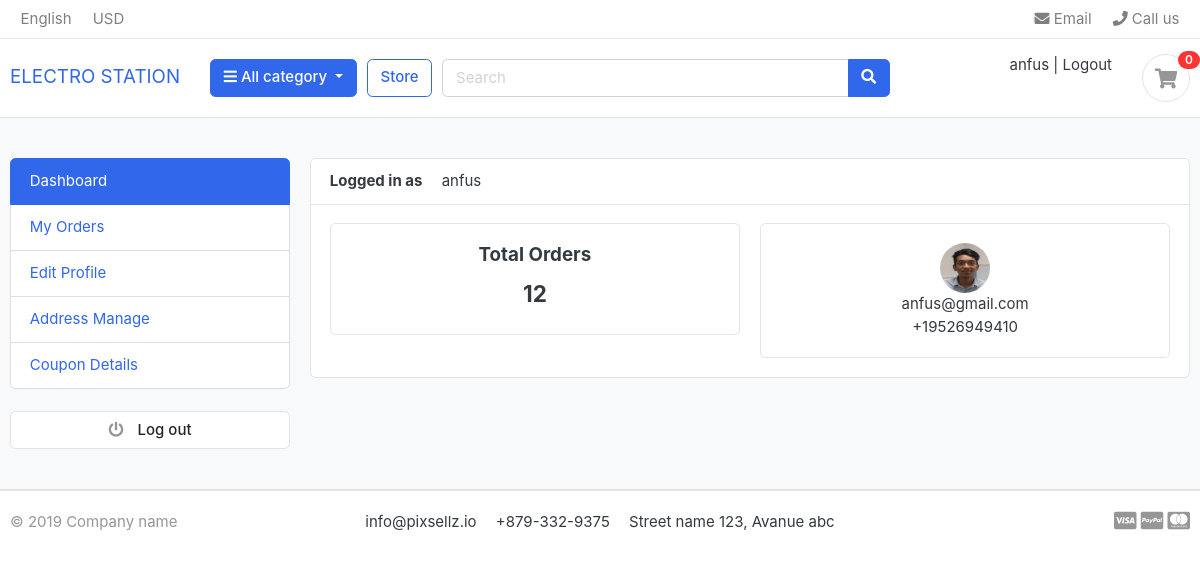
Screenshot of /orders/dashboard (signed in) with the database file from the repository.
### ecomapp/models.py (models this page shows, shortened)
class UserData(AbstractUser):
    email = models.EmailField(unique=True)
    phone = models.CharField(max_length=20)

class UserProfile(models.Model):
    user=models.OneToOneField(UserData,on_delete=models.CASCADE)
    address_line_1= models.CharField(blank=True,max_length=100)
    address_line_2= models.CharField(blank=True,max_length=100)
    profile_picture=models.ImageField(blank=True,upload_to="userprofile")
    city=models.CharField(blank=True,max_length=20)
    state=models.CharField(blank=True,max_length=20)
    country=models.CharField(blank=True,max_length=20)

### orders/views.py (the view)
# urls.py: path('dashboard',views.dashboard,name='dashboard'),
def dashboard(request):
    orders = Order.objects.order_by('-created_at').filter(user_id=request.user.id,is_ordered=True)
    orders_count=orders.count()
    userprofile=UserProfile.objects.get(user_id=request.user.id)
    context={
        'orders_count':orders_count,
        'userprofile':userprofile,
    }
    return render(request, 'dasboard.html',context)

### ecomapp/context_processors.py (called while the page is built)
def menu_link(request):
    links = Category.objects.all()
    return dict(links=links)

def counter(request):
    cart_count=0
    if 'admin' in request.path:
        return{}
    else:
        try:
            cart= Cart.objects.filter(cart_id=_cart_id(request))
            if request.user.is_authenticated:
                cart_items=CartItem.objects.all().filter(user=request.user)
            else:
                cart_items= CartItem.objects.all().filter(cart=cart[:1])
            for cart_item in cart_items:
                cart_count += cart_item.quantity
        except Cart.DoesNotExist:
            cart_count =0
    return dict(cart_count=cart_count)

### ecomapp/models.py (called while the page is built)
    def get_url(self):
        return reverse('product_by_category',args=[self.slug])

### ecomapp/views.py (called while the page is built)
def _cart_id(request):
    cart= request.session.session_key
    if not cart:
        cart=request.session.create()
    return cart

### templates/dasboard.html (shortened to what this page needs)
{% extends 'first.html' %}
{% block content %}
<section class="section-conten padding-y bg">
    <div class="container">
        <div class="row">
       {% include 'dashboard_sidebar.html' %}
        <main class="col-md-9">
            <article class="card">
            <header class="card-header">
                <strong class="d-inline-block mr-3">Logged in as</strong>
                <span>{{user.username}}</span>
            </header>
            <div class="card-body">
                <div class="row">
               <div class="col-md-6">
                   <div class="card" style="text-align: center;">
                   <div class="card-body">
                      <h5 class="card-title">Total Orders</h5>
                      <h4>{{orders_count}}</h4>
                   </div>
                   </div>
               </div>
               <div class="col-md-6">
                <div class="card" style="text-align: center;">
                <div class="card-body">
                   <img src="{{userprofile.profile_picture.url}}" alt="User Profile Picture" width="50" height="50" style="border-radius: 50%;">
                   <p class="mb-0">{{user.email}}</p>
                   <p>{{user.phone}}</p>
                </div>
                </div>
            </div>
                </div>
            </div>
            </article>
        </main>
    </div>
    </div>
    </section>
{% endblock %}

### templates/first.html (shortened to what this page needs)
{% load static %}
<!DOCTYPE HTML>
<html lang="en">
<head>
<link href="{% static 'css/bootstrap.css' %}" rel="stylesheet" type="text/css"/>
<link href="{%static  'fonts/fontawesome/css/all.min.css' %}" type="text/css" rel="stylesheet">
<link href="{%static 'css/ui.css' %}" rel="stylesheet" type="text/css"/>
<link href="{%static 'css/responsive.css' %}" rel="stylesheet" media="only screen and (max-width: 1200px)" />
</head>
<body>
<header class="section-header">
<nav class="navbar p-md-0 navbar-expand-sm navbar-light border-bottom">
<div class="container">
  <div class="collapse navbar-collapse" id="navbarTop4">
    <ul class="navbar-nav mr-auto">
    	<li class="nav-item dropdown">
		 	<a href="#" class="nav-link">   English </a>
		</li>
		<li class="nav-item dropdown">
			<a href="#" class="nav-link"> USD </a>
		</li>
    </ul>
    <ul class="navbar-nav">
		<li><a href="#" class="nav-link"> <i class="fa fa-envelope"></i> Email </a></li>
		<li><a href="#" class="nav-link"> <i class="fa fa-phone"></i> Call us </a></li>
	</ul>
  </div>
</div>
</nav>
<section class="header-main border-bottom">
	<div class="container">
<div class="row align-items-center">
	<div class="col-lg-2 col-md-3 col-6">
			<a class="navbar-brand" href="{% url 'index' %}">ELECTRO STATION</a>
	</div>
	<div class="col-lg col-sm col-md col-6 flex-grow-0">
		<div class="category-wrap dropdown d-inline-block float-right">
			<button type="button" class="btn btn-primary dropdown-toggle" data-toggle="dropdown">
				<i class="fa fa-bars"></i> All category
			</button>
		</div>
	</div>
	<a href="{% url 'store' %}" class="btn btn-outline-primary">Store</a>
	<div class="col-lg  col-md-6 col-sm-12 col">
		<form action="{% url 'search' %}" class="search" method="GET">
			<div class="input-group w-100">
			    <input type="text" name="keyword" class="form-control" style="width:60%;" placeholder="Search">
			    <div class="input-group-append">
			      <button class="btn btn-primary" type="submit">
			        <i class="fa fa-search"></i>
			      </button>
			    </div>
		    </div>
		</form>
	</div>
	<div class="col-lg-3 col-sm-6 col-8 order-2 order-lg-3">
		<div class="d-flex justify-content-end mb-3 mb-lg-0">
			<div class="widget-header">
				<div>
					{% if request.user.is_authenticated %}
					<a href="{% url 'dashboard' %}">{{request.user}}</a> <span class="dark-transp"> | </span>
					<a href="{% url 'user_logout' %}"> Logout</a>
					{% else %}
					<a href="{% url 'user_login' %}">Sign in</a> <span class="dark-transp"> | </span>
					<a href="{% url 'user_registration' %}"> Register</a>
					{% endif %}
				</div>
			</div>
			<a href="{% url 'cart' %}" class="widget-header pl-3 ml-3">
				<div class="icon icon-sm rounded-circle border"><i class="fa fa-shopping-cart"></i></div>
				<span class="badge badge-pill badge-danger notify">{{cart_count}}</span>
			</a>
		</div>
	</div>
</div>
	</div>
</section>
</header>
{% block content %}
{% endblock %}
<footer class="section-footer border-top">
	<div class="container">
		<section class="footer-bottom border-top row">
			<div class="col-md-2">
				<p class="text-muted"> &copy 2019 Company name </p>
			</div>
			<div class="col-md-8 text-md-center">
				<span  class="px-2">info@pixsellz.io</span>
				<span  class="px-2">+879-332-9375</span>
				<span  class="px-2">Street name 123, Avanue abc</span>
			</div>
			<div class="col-md-2 text-md-right text-muted">
				<i class="fab fa-lg fa-cc-visa"></i>
				<i class="fab fa-lg fa-cc-paypal"></i>
				<i class="fab fa-lg fa-cc-mastercard"></i>
			</div>
		</section>
	</div>
</footer>
</body>
</html>

### static/css/ui.css (style rules this page uses)
html { font-family: "Inter", sans-serif; font-size: 15px; }
.icon-xs, .icon-sm, .icon-md, .icon-lg { display: inline-block; text-align: center; flex-shrink: 0; flex-grow: 0; }
.icon-sm { width: 48px; height: 48px; line-height: 48px !important; font-size: 20px; }
.padding-y { padding-top: 40px; padding-bottom: 40px; }
article:after, .form-group:after { display: block; clear: both; content: ""; }
.bg { background-color: #f8f9fa; }
p:last-child { margin-bottom: 0; }
.header-main { position: relative; padding-top: 1rem; padding-bottom: 1rem; }
.widget-header { display: inline-block; vertical-align: middle; position: relative; }
.widget-header a { color: #343a40; }
.widget-header i { color: #969696; }
.widget-header .notify { position: absolute; top: -3px; right: -10px; }
.footer-bottom { padding-top: 20px; padding-bottom: 20px; }
.notify { position: absolute; top: -4px; right: -10px; display: inline-block; padding: 0.25em 0.6em; font-size: 12px; line-height: 1; text-align: center; border-radius: 3rem; color: #fff; background-color: #fa3434; }

### rows the page displays
UserData: user "anfus", username "anfus", email "anfus@gmail.com", phone "+19526949410"
UserProfile: profile_picture (picture)

### other values shown
{{ cart_count }} "0"
{{ orders_count }} "12"
